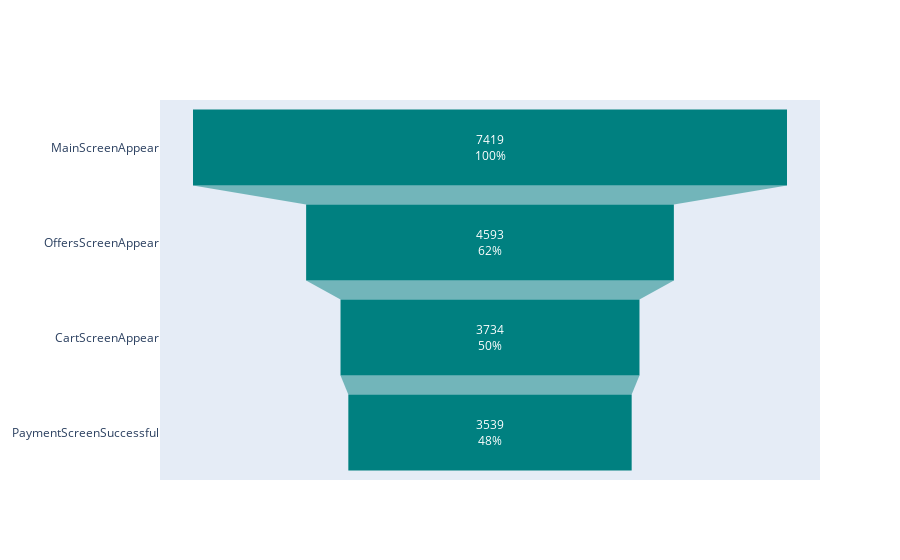

The code cell stored with this chart in its notebook:
### Code cell
# график воронка продаж
fig = go.Figure(go.Funnel(
    x=data_event['count_device'], 
    y=data_event['event_name'],
    marker={'color':'teal'}, 
    textinfo = "value+percent initial"))
fig.show()

### Figure 1 — Plotly figure (JSON) as saved in the notebook; plotly's stock layout.template omitted (floating-point values rounded to 4 significant figures)
{"data": [{"marker": {"color": "teal"}, "textinfo": "value+percent initial", "type": "funnel", "x": [7419, 4593, 3734, 3539], "y": ["MainScreenAppear", "OffersScreenAppear", "CartScreenAppear", "PaymentScreenSuccessful"]}], "layout": {}}
